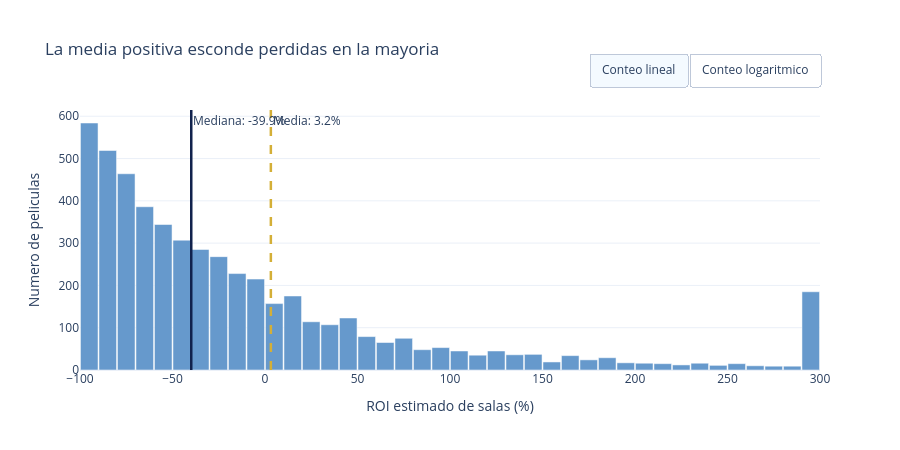

Source (notebook cell):
### Markdown cell above
## 4.2 Distribución del múltiplo de boletería

### Code cell
ROI_TOPE_VISUAL_PCT = 300
CANTIDAD_BINS_ROI = 40

roi_visual = universo_negocio[['roi_pct']].copy()
roi_visual['roi_grafico_pct'] = roi_visual.roi_pct.clip(
    upper=ROI_TOPE_VISUAL_PCT)
media_roi = roi_visual.roi_pct.mean()
mediana_roi = roi_visual.roi_pct.median()

# Agrupamos el ROI en intervalos para mostrar cantidad y rango al pasar el cursor.
conteos_roi, bordes_roi = np.histogram(
    roi_visual.roi_grafico_pct.astype(float),
    bins=CANTIDAD_BINS_ROI, range=(-100, ROI_TOPE_VISUAL_PCT))
centros_roi = (bordes_roi[:-1] + bordes_roi[1:]) / 2
intervalos_roi = [
    f'{inicio:.0f}% a {fin:.0f}%'
    for inicio, fin in zip(bordes_roi[:-1], bordes_roi[1:])
]
intervalos_roi[-1] = '290% o mas (incluye ROI mayores a 300%)'

figura_roi = go.Figure(go.Bar(
    x=centros_roi, y=conteos_roi, width=9.5,
    customdata=intervalos_roi, marker_color=AZUL_CLARO_GRAFICO,
    hovertemplate='ROI: %{customdata}<br>Peliculas: %{y}<extra></extra>'))
figura_roi.add_vline(
    x=mediana_roi, line_color=AZUL_GRAFICO, line_width=2.5,
    annotation_text=f'Mediana: {mediana_roi:.1f}%')
figura_roi.add_vline(
    x=media_roi, line_color=DORADO_GRAFICO, line_width=2.5,
    line_dash='dash', annotation_text=f'Media: {media_roi:.1f}%')
figura_roi.update_layout(
    title='La media positiva esconde perdidas en la mayoria',
    xaxis_title='ROI estimado de salas (%)',
    yaxis_title='Numero de peliculas',
    height=450, bargap=0.03, margin={'t':110},
    updatemenus=[{'type':'buttons', 'direction':'right',
        'x':1, 'xanchor':'right', 'y':1.22, 'showactive':True,
        'buttons':[
            {'label':'Conteo lineal', 'method':'relayout',
             'args':[{'yaxis.type':'linear',
                      'yaxis.title':'Numero de peliculas'}]},
            {'label':'Conteo logaritmico', 'method':'relayout',
             'args':[{'yaxis.type':'log',
                      'yaxis.title':'Numero de peliculas (escala log)'}]}
        ]}])
figura_roi.write_html(carpeta_salidas / 'roi_interactivo.html',
                      include_plotlyjs='cdn')
figura_roi.show()

print('Peliculas mostradas:', len(roi_visual))
print('Peliculas con ROI estimado negativo:',
      (roi_visual.roi_pct < 0).sum(),
      f'({(roi_visual.roi_pct < 0).mean():.1%})')
print('ROI mayores que', ROI_TOPE_VISUAL_PCT, '% agrupados visualmente:',
      (roi_visual.roi_pct > ROI_TOPE_VISUAL_PCT).sum())
print('ROI medio y mediano (%):',
      round(media_roi, 1), 'y', round(mediana_roi, 1))

### Figure 1 — Plotly figure (JSON) as saved in the notebook; plotly's stock layout.template omitted (floating-point values rounded to 4 significant figures)
{"data": [{"customdata": ["-100% a -90%", "-90% a -80%", "-80% a -70%", "-70% a -60%", "-60% a -50%", "-50% a -40%", "-40% a -30%", "-30% a -20%", "-20% a -10%", "-10% a 0%", "0% a 10%", "10% a 20%", "20% a 30%", "30% a 40%", "40% a 50%", "50% a 60%", "60% a 70%", "70% a 80%", "80% a 90%", "90% a 100%", "100% a 110%", "110% a 120%", "120% a 130%", "130% a 140%", "140% a 150%", "150% a 160%", "160% a 170%", "170% a 180%", "180% a 190%", "190% a 200%", "200% a 210%", "210% a 220%", "220% a 230%", "230% a 240%", "240% a 250%", "250% a 260%", "260% a 270%", "270% a 280%", "280% a 290%", "290% o mas (incluye ROI mayores a 300%)"], "hovertemplate": "ROI: %{customdata}<br>Peliculas: %{y}<extra></extra>", "marker": {"color": "#6699CC"}, "type": "bar", "width": 9.5, "x": [-95.0, -85.0, -75.0, -65.0, -55.0, -45.0, -35.0, -25.0, -15.0, -5.0, 5.0, 15.0, 25.0, 35.0, 45.0, 55.0, 65.0, 75.0, 85.0, 95.0, 105.0, 115.0, 125.0, 135.0, 145.0, 155.0, 165.0, 175.0, 185.0, 195.0, 205.0, 215.0, 225.0, 235.0, 245.0, 255.0, 265.0, 275.0, 285.0, 295.0], "y": [584, 519, 464, 386, 344, 307, 285, 268, 228, 215, 157, 175, 114, 107, 123, 79, 65, 75, 48, 53, 45, 35, 45, 36, 37, 19, 34, 24, 29, 17, 16, 15, 12, 16, 11, 15, 10, 9, 9, 185]}], "layout": {"annotations": [{"showarrow": false, "text": "Mediana: -39.9%", "x": -39.87, "xanchor": "left", "xref": "x", "y": 1, "yanchor": "top", "yref": "y domain"}, {"showarrow": false, "text": "Media: 3.2%", "x": 3.16, "xanchor": "left", "xref": "x", "y": 1, "yanchor": "top", "yref": "y domain"}], "bargap": 0.03, "height": 450, "margin": {"t": 110}, "shapes": [{"line": {"color": "#11224D", "width": 2.5}, "type": "line", "x0": -39.87, "x1": -39.87, "xref": "x", "y0": 0, "y1": 1, "yref": "y domain"}, {"line": {"color": "#D4AF37", "dash": "dash", "width": 2.5}, "type": "line", "x0": 3.16, "x1": 3.16, "xref": "x", "y0": 0, "y1": 1, "yref": "y domain"}], "title": {"text": "La media positiva esconde perdidas en la mayoria"}, "updatemenus": [{"buttons": [{"args": [{"yaxis.title": "Numero de peliculas", "yaxis.type": "linear"}], "label": "Conteo lineal", "method": "relayout"}, {"args": [{"yaxis.title": "Numero de peliculas (escala log)", "yaxis.type": "log"}], "label": "Conteo logaritmico", "method": "relayout"}], "direction": "right", "showactive": true, "type": "buttons", "x": 1, "xanchor": "right", "y": 1.22}], "xaxis": {"title": {"text": "ROI estimado de salas (%)"}}, "yaxis": {"title": {"text": "Numero de peliculas"}}}}
